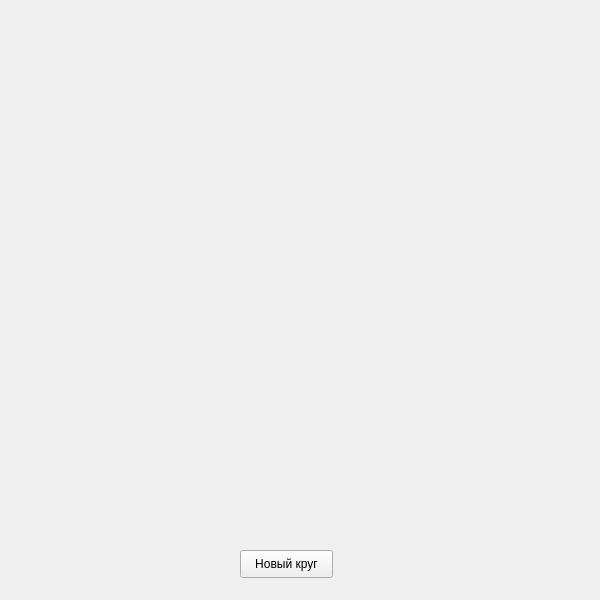
<?xml version="1.0" encoding="UTF-8"?>
<ui version="4.0">
 <class>Form</class>
 <widget class="QWidget" name="Form">
  <property name="geometry">
   <rect>
    <x>0</x>
    <y>0</y>
    <width>600</width>
    <height>600</height>
   </rect>
  </property>
  <property name="maximumSize">
   <size>
    <width>600</width>
    <height>600</height>
   </size>
  </property>
  <property name="windowTitle">
   <string>Form</string>
  </property>
  <widget class="QPushButton" name="pushButton">
   <property name="geometry">
    <rect>
     <x>240</x>
     <y>550</y>
     <width>93</width>
     <height>28</height>
    </rect>
   </property>
   <property name="text">
    <string>Новый круг</string>
   </property>
  </widget>
 </widget>
 <resources/>
 <connections/>
</ui>
